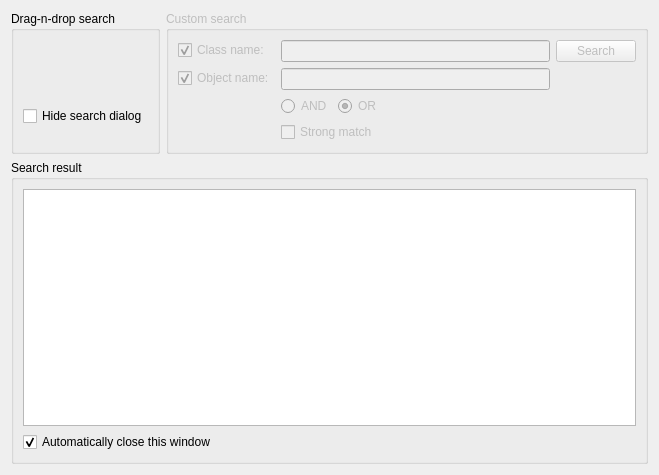
<?xml version="1.0" encoding="UTF-8"?>
<ui version="4.0">
 <class>SpySearchView</class>
 <widget class="QWidget" name="SpySearchView">
  <property name="geometry">
   <rect>
    <x>0</x>
    <y>0</y>
    <width>659</width>
    <height>475</height>
   </rect>
  </property>
  <property name="windowTitle">
   <string>Spy search</string>
  </property>
  <layout class="QVBoxLayout" name="verticalLayout_4" stretch="0,1">
   <item>
    <layout class="QHBoxLayout" name="horizontalLayout_4" stretch="0,1">
     <item>
      <widget class="QGroupBox" name="groupBox">
       <property name="title">
        <string>Drag-n-drop search</string>
       </property>
       <layout class="QVBoxLayout" name="verticalLayout">
        <item>
         <layout class="QHBoxLayout" name="horizontalLayout">
          <item>
           <spacer name="horizontalSpacer">
            <property name="orientation">
             <enum>Qt::Horizontal</enum>
            </property>
            <property name="sizeHint" stdset="0">
             <size>
              <width>40</width>
              <height>20</height>
             </size>
            </property>
           </spacer>
          </item>
          <item>
           <widget class="SpyDragWidget" name="dragSelector">
            <property name="sizePolicy">
             <sizepolicy hsizetype="Maximum" vsizetype="Maximum">
              <horstretch>0</horstretch>
              <verstretch>0</verstretch>
             </sizepolicy>
            </property>
            <property name="minimumSize">
             <size>
              <width>32</width>
              <height>32</height>
             </size>
            </property>
            <property name="text">
             <string/>
            </property>
            <property name="alignment">
             <set>Qt::AlignCenter</set>
            </property>
           </widget>
          </item>
          <item>
           <spacer name="horizontalSpacer_2">
            <property name="orientation">
             <enum>Qt::Horizontal</enum>
            </property>
            <property name="sizeHint" stdset="0">
             <size>
              <width>40</width>
              <height>20</height>
             </size>
            </property>
           </spacer>
          </item>
         </layout>
        </item>
        <item>
         <widget class="QCheckBox" name="autoHide">
          <property name="text">
           <string>Hide search dialog</string>
          </property>
         </widget>
        </item>
       </layout>
      </widget>
     </item>
     <item>
      <widget class="QGroupBox" name="groupBox_2">
       <property name="enabled">
        <bool>false</bool>
       </property>
       <property name="title">
        <string>Custom search</string>
       </property>
       <layout class="QHBoxLayout" name="horizontalLayout_3">
        <item>
         <layout class="QFormLayout" name="formLayout">
          <item row="0" column="1">
           <widget class="QLineEdit" name="classNameText"/>
          </item>
          <item row="1" column="1">
           <widget class="QLineEdit" name="objectNameText"/>
          </item>
          <item row="2" column="1">
           <widget class="QWidget" name="andOrWidget" native="true">
            <layout class="QHBoxLayout" name="horizontalLayout_2">
             <property name="leftMargin">
              <number>0</number>
             </property>
             <property name="topMargin">
              <number>0</number>
             </property>
             <property name="rightMargin">
              <number>0</number>
             </property>
             <property name="bottomMargin">
              <number>0</number>
             </property>
             <item>
              <widget class="QRadioButton" name="and">
               <property name="text">
                <string>AND</string>
               </property>
               <property name="checked">
                <bool>false</bool>
               </property>
              </widget>
             </item>
             <item>
              <widget class="QRadioButton" name="or">
               <property name="text">
                <string>OR</string>
               </property>
               <property name="checked">
                <bool>true</bool>
               </property>
              </widget>
             </item>
             <item>
              <spacer name="horizontalSpacer_3">
               <property name="orientation">
                <enum>Qt::Horizontal</enum>
               </property>
               <property name="sizeHint" stdset="0">
                <size>
                 <width>40</width>
                 <height>20</height>
                </size>
               </property>
              </spacer>
             </item>
            </layout>
           </widget>
          </item>
          <item row="3" column="1">
           <widget class="QCheckBox" name="strongMatch">
            <property name="text">
             <string>Strong match</string>
            </property>
           </widget>
          </item>
          <item row="0" column="0">
           <widget class="QCheckBox" name="classNameFilter">
            <property name="text">
             <string>Class name:</string>
            </property>
            <property name="checked">
             <bool>true</bool>
            </property>
           </widget>
          </item>
          <item row="1" column="0">
           <widget class="QCheckBox" name="objectNameFilter">
            <property name="text">
             <string>Object name:</string>
            </property>
            <property name="checked">
             <bool>true</bool>
            </property>
           </widget>
          </item>
         </layout>
        </item>
        <item>
         <layout class="QVBoxLayout" name="verticalLayout_2">
          <item>
           <widget class="QPushButton" name="search">
            <property name="text">
             <string>Search</string>
            </property>
           </widget>
          </item>
          <item>
           <spacer name="verticalSpacer_2">
            <property name="orientation">
             <enum>Qt::Vertical</enum>
            </property>
            <property name="sizeHint" stdset="0">
             <size>
              <width>20</width>
              <height>40</height>
             </size>
            </property>
           </spacer>
          </item>
         </layout>
        </item>
       </layout>
      </widget>
     </item>
    </layout>
   </item>
   <item>
    <widget class="QGroupBox" name="groupBox_3">
     <property name="title">
      <string>Search result</string>
     </property>
     <layout class="QVBoxLayout" name="verticalLayout_3">
      <item>
       <widget class="QTreeView" name="resultTree"/>
      </item>
      <item>
       <widget class="QCheckBox" name="autoClose">
        <property name="text">
         <string>Automatically close this window </string>
        </property>
        <property name="checked">
         <bool>true</bool>
        </property>
       </widget>
      </item>
     </layout>
    </widget>
   </item>
  </layout>
 </widget>
 <customwidgets>
  <customwidget>
   <class>SpyDragWidget</class>
   <extends>QLabel</extends>
   <header>QtTools/SpyWidget/SpySearch/SpyDragWidget.h</header>
  </customwidget>
 </customwidgets>
 <tabstops>
  <tabstop>classNameText</tabstop>
  <tabstop>objectNameText</tabstop>
  <tabstop>and</tabstop>
  <tabstop>or</tabstop>
  <tabstop>strongMatch</tabstop>
  <tabstop>search</tabstop>
  <tabstop>autoHide</tabstop>
 </tabstops>
 <resources/>
 <connections/>
</ui>
